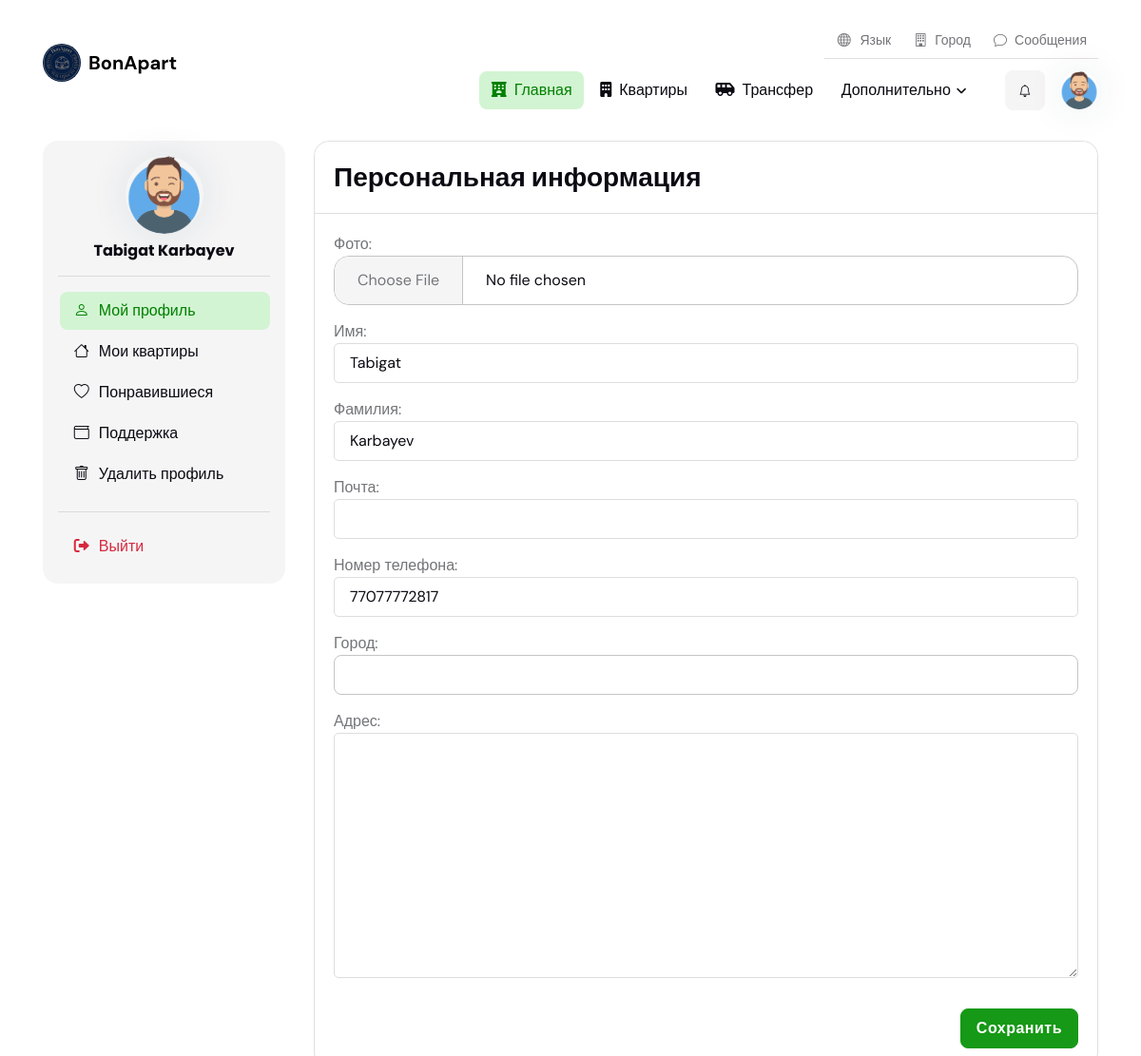
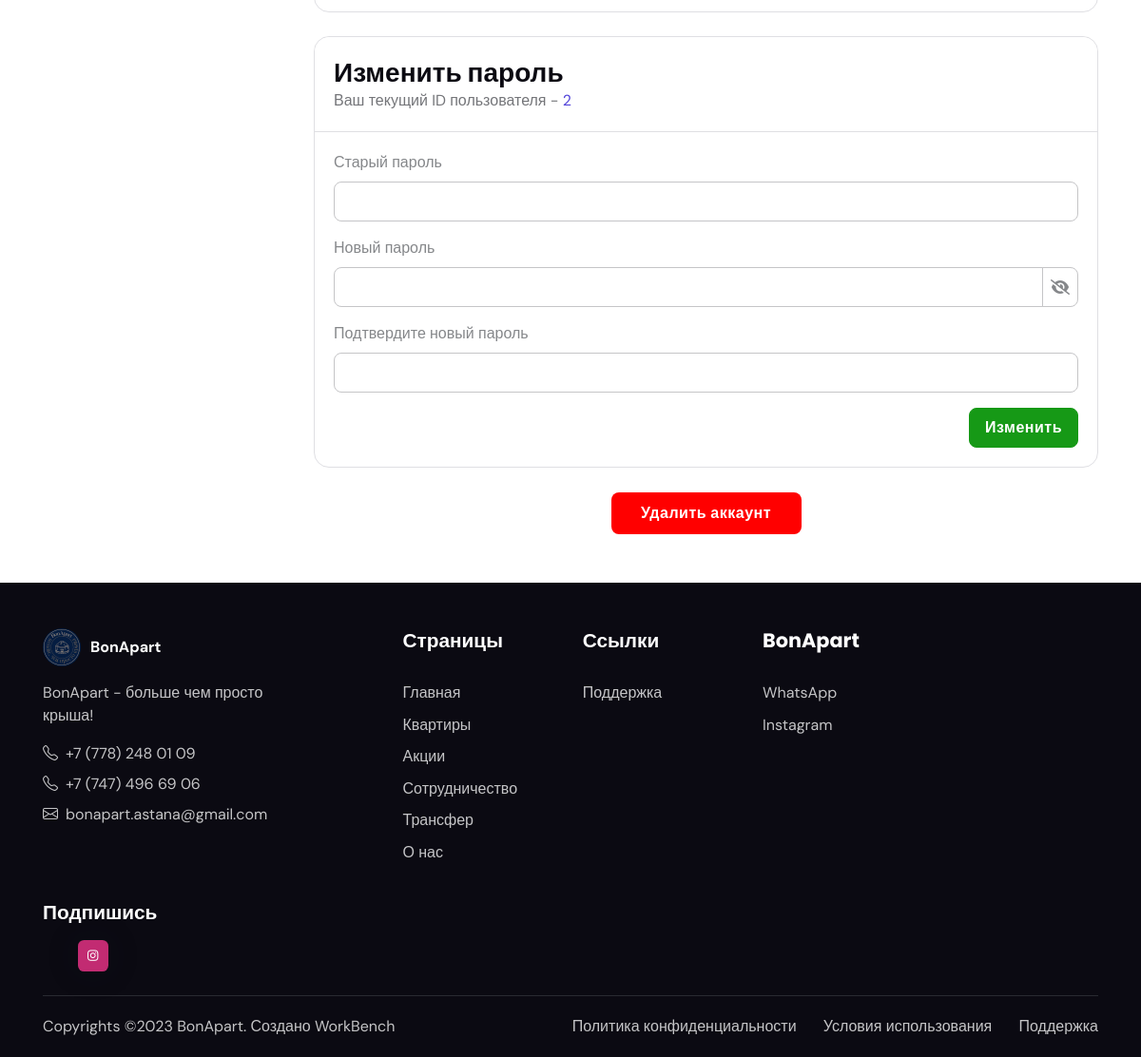
/users/profile/ (signed in), run on the app's committed database (2 pictures, top to bottom).
### users/models.py (models this page shows, shortened)
class CustomUser(AbstractUser):
    first_name = models.CharField(max_length=50)
    last_name = models.CharField(max_length=50)
    phone_number = models.CharField(max_length=50)
    photo = models.ImageField(blank=True)
    gender = models.CharField(max_length=10, choices=[('male', 'Мужской'), ('female', 'Женский'), ('other', 'Другой')],
                              blank=True, null=True)
    age = models.PositiveIntegerField(blank=True, null=True)
    address = models.CharField(max_length=255, blank=True)
    city = models.CharField(max_length=100, blank=True)
    class Meta:
        verbose_name = 'Пользователь'
        verbose_name_plural = 'Пользователи'

### users/views.py (the view, shortened to what this page needs)
# urls.py: path('profile/', ProfileView.as_view(), name='profile'),
class ProfileView(View):
    template_name = 'user_templates/user_profile.html'
    def get(self, request):
        user = request.user
        form = UserProfileUpdateForm(instance=user)
        context = {
            'user': user,
            'form': form,
        }
        return render(request, self.template_name, context)

### templates/user_templates/user_profile.html (shortened to what this page needs)
<!DOCTYPE html>
{% load static %}
<html lang="en" data-bs-theme="light">
<head>
	<link rel="stylesheet" type="text/css" href="{% static 'css/all.min.css' %}">
	<link rel="stylesheet" type="text/css" href="{% static 'css/bootstrap-icons.css' %}">
	<link rel="stylesheet" type="text/css" href="{% static 'css/tiny-slider.css' %}">
	<link rel="stylesheet" type="text/css" href="{% static 'css/glightbox.css' %}">
	<link rel="stylesheet" type="text/css" href="{% static 'css/flatpickr.min.css' %}">
	<link rel="stylesheet" type="text/css" href="{% static 'css/choices.min.css' %}">
	<link rel="stylesheet" type="text/css" href="{% static 'css/style.css' %}">
</head>
<body class="dashboard">
<header class="navbar-light py-3">
	<nav class="navbar navbar-expand-lg">
		<div class="container d-block">
			<div class="row align-items-center">
				<div class="col-4">
					<a class="navbar-brand d-flex align-items-center" href="{% url 'website:home' %}">
						<img style="border-radius: 50px;" class="light-mode-item navbar-brand-item" src="{% static 'images/logo.jpg' %}" alt="logo">
						<p style="margin: 0; padding: 0; margin-left: 8px;"><b>BonApart</b></p>
					</a>
				</div>
				<div class="col-8">
					<div class="align-items-center justify-content-end d-none d-lg-flex">
						<ul class="nav border-bottom mb-2">
							<li class="dropdown nav-item">
								<a class="nav-link small pb-2" href="#" role="button" id="languageDropdown" data-bs-toggle="dropdown" aria-haspopup="true" aria-expanded="false"><i class="bi bi-globe fa-fw me-2"></i>Язык</a>
							</li>
							<li class="dropdown nav-item">
								<a class="nav-link small pb-2" href="#" role="button" id="languageDropdown" data-bs-toggle="dropdown" aria-haspopup="true" aria-expanded="false"><i class="bi bi-building me-2"></i>Город</a>
							</li>
							<li class="nav-item"> <a href="#" class="nav-link small pb-2"><i class="bi bi-chat me-2"></i>Сообщения</a> </li>
						</ul>
					</div>
					<div class="d-sm-flex align-items-center justify-content-end mt-1">
						<div class="navbar-collapse collapse justify-content-end" id="navbarCategoryCollapse">
							<ul class="navbar-nav navbar-nav-scroll nav-pills-primary-soft text-center  p-2 p-xl-0" style="margin-right: 10px;">
								<li class="nav-item"> <a class="nav-link active" href="{% url 'website:home' %}"><i class="fa-solid fa-hotel me-2"></i>Главная</a>	</li>
								<li class="nav-item"><a class="nav-link" href="{% url 'apartments:apartments' %}"><i class="fa-solid fa-building me-2"></i>Квартиры</a></li>
								<li class="nav-item"><a class="nav-link" href="{% url 'website:transfers' %}"><i class="fa-solid fa-shuttle-van me-2"></i>Трансфер</a></li>
								<li class="nav-item dropdown">
									<a class="nav-link dropdown-toggle" href="#" id="pagesFacilities" data-bs-toggle="dropdown" aria-haspopup="true" aria-expanded="false">Дополнительно</a>
								</li>
							</ul>
						</div>
						<div class="d-flex align-items-center justify-content-end">
							<div class="nav-item dropdown form-control-bg-light">
								{% if user.is_authenticated %}
									<ul class="nav flex-row align-items-center list-unstyled ms-xl-auto">
									<li class="nav-item dropdown ms-0 ms-md-3">
										<a class="nav-notification btn btn-light p-0 mb-0" href="#" role="button" data-bs-toggle="dropdown" aria-expanded="false" data-bs-auto-close="outside">
											<i class="bi bi-bell fa-fw"></i>
										</a>
									</li>
									<li class="nav-item ms-3 dropdown">
										<a class="avatar avatar-sm p-0" href="#" id="profileDropdown" role="button" data-bs-auto-close="outside" data-bs-display="static" data-bs-toggle="dropdown" aria-expanded="false">
											{% if user.photo %}
												<img class="avatar-img rounded-circle shadow" src="{{ user.photo.url }}" alt="avatar">
											{% else %}
												<img class="avatar-img rounded-circle shadow" src="{% static 'images/user.png' %}" alt="avatar">
											{% endif %}
										</a>
									</li>
								</ul>
								{% else %}
									<ul class="nav flex-row align-items-center list-unstyled ms-xl-auto">
										<a href="{% url 'users:signin' %}" class="btn btn-primary mb-0">Войти</a>
									</ul>
								{% endif %}
							</div>
						</div>
					</div>
				</div>
			</div>
		</div>
	</nav>
</header>
<main>
<section class="pt-3">
	<div class="container">
		<div class="row">
			<div class="col-lg-4 col-xl-3">
				<div class="offcanvas-lg offcanvas-end" tabindex="-1" id="offcanvasSidebar">
					<div class="offcanvas-body p-3 p-lg-0">
						<div class="card bg-light w-100">
							<div class="card-body p-3">
								<div class="text-center mb-3">
									<div class="avatar avatar-xl mb-2">
										{% if user.photo %}
											<img class="avatar-img rounded-circle shadow" src="{{ user.photo.url }}" alt="avatar">
										{% else %}
											<img class="avatar-img rounded-circle shadow" src="{% static 'images/user.png' %}" alt="avatar">
										{% endif %}
									</div>
									<h6 class="mb-0">{{user.first_name}} {{user.last_name}}</h6>
                                    <hr>
								</div>
                                <ul class="nav nav-pills-primary-soft flex-column">
									<li class="nav-item">
										<a class="nav-link active" href="{% url 'users:profile' %}"><i class="bi bi-person fa-fw me-2"></i>Мой профиль</a>
									</li>
                                    <li class="nav-item">
										<a class="nav-link" href="{% url 'users:my-apartments' %}"><i class="bi bi-house fa-fw me-2"></i>Мои квартиры</a>
									</li>
									<li class="nav-item">
										<a class="nav-link" href="{% url 'users:favorites' %}"><i class="bi bi-heart fa-fw me-2"></i>Понравившиеся</a>
									</li>
									<li class="nav-item">
										<a class="nav-link" href="{% url 'website:support' %}"><i class="bi bi-wallet fa-fw me-2"></i>Поддержка</a>
									</li>
									<li class="nav-item">
										<a class="nav-link" href="{% url 'users:delete_profile' %}"><i class="bi bi-trash fa-fw me-2"></i>Удалить профиль</a>
									</li>
                                    <hr>
									<li class="nav-item">
										<a class="nav-link text-danger bg-danger-soft-hover" href="{% url 'users:logout' %}"><i class="fas fa-sign-out-alt fa-fw me-2"></i>Выйти</a>
									</li>
								</ul>
							</div>
						</div>
					</div>
				</div>
			</div>
			<div class="col-lg-8 col-xl-9">
				<div class="vstack gap-4">
					<div class="card border">
						<div class="card-header border-bottom">
							<h4 class="card-header-title">Персональная информация</h4>
						</div>
						<div class="card-body">
							<form class="row g-3" method="POST">
                                <div class="col-12">
                                    {{ form.as_p }}
                                </div>
                                <div class="col-12 text-end">
                                    <button type="submit" class="btn btn-primary mb-0">Сохранить</button>
                                </div>
							</form>
						</div>
					</div>
                    <div class="card border">
                        <div class="card-header border-bottom">
                            <h4 class="card-header-title">Изменить пароль</h4>
                            <p class="mb-0">Ваш текущий ID пользователя - <span class="text-primary">{{ user.id }}</span></p>
                        </div>
                        <form class="card-body" method="post">
                            <div class="mb-3">
                                <label class="form-label">Старый пароль</label>
                                <input class="form-control" type="password" name="old_password" placeholder="">
                            </div>
                            <div class="mb-3">
                                <label class="form-label">Новый пароль</label>
                                <div class="input-group">
                                    <input class="form-control fakepassword" name="new_password1" placeholder="" type="password" id="psw-input">
                                    <span class="input-group-text p-0 bg-transparent">
                                        <i class="fakepasswordicon fas fa-eye-slash cursor-pointer p-2"></i>
                                    </span>
                                </div>
                            </div>
                            <div class="mb-3">
                                <label class="form-label">Подтвердите новый пароль</label>
                                <input class="form-control" name="new_password2" type="password" placeholder="">
                            </div>
                            <div class="text-end">
                                <button type="submit" class="btn btn-primary mb-0">Изменить</button>
                            </div>
                        </form>
                    </div>
                    <div class="text-center">
                        <a type="submit" href="{% url 'users:delete_profile' %}" class="btn btn-primary btn-wide btn-red">Удалить аккаунт</a>
                    </div>
				</div>
			</div>
		</div>
	</div>
</section>
</main>
<footer class="bg-dark pt-5">
	<div class="container">
		<div class="row g-4">
			<div class="col-lg-3">
				<a href="{% url 'website:home' %}" style="display: flex;">
					<img class="h-40px" style="border-radius: 50px;" src="{% static 'images/logo.jpg' %}" alt="logo">
					<p style="margin: auto; margin-left: 10px; color: white;"><b>BonApart</b></p>
				</a>
				<p class="my-3 text-body-secondary">BonApart - больше чем просто крыша!</p>
				<p class="mb-2"><a href="#" class="text-body-secondary text-primary-hover"><i class="bi bi-telephone me-2"></i>+7 (778) 248 01 09</a> </p>
				<p class="mb-2"><a href="#" class="text-body-secondary text-primary-hover"><i class="bi bi-telephone me-2"></i>+7 (747) 496 69 06</a> </p>
				<p class="mb-0"><a href="#" class="text-body-secondary text-primary-hover"><i class="bi bi-envelope me-2"></i>bonapart.astana@gmail.com</a></p>
			</div>
			<div class="col-lg-8 ms-auto">
				<div class="row g-4">
					<div class="col-6 col-md-3">
						<h5 class="text-white mb-2 mb-md-4">Страницы</h5>
						<ul class="nav flex-column text-primary-hover">
							<li class="nav-item"><a class="nav-link text-body-secondary" href="{% url 'website:home' %}">Главная</a></li>
							<li class="nav-item"><a class="nav-link text-body-secondary" href="{% url 'apartments:apartments' %}">Квартиры</a></li>
							<li class="nav-item"><a class="nav-link text-body-secondary" href="{% url 'website:stock' %}">Акции</a></li>
							<li class="nav-item"><a class="nav-link text-body-secondary" href="{% url 'website:collaboration' %}">Сотрудничество</a></li>
							<li class="nav-item"><a class="nav-link text-body-secondary" href="{% url 'website:transfers' %}">Трансфер</a></li>
							<li class="nav-item"><a class="nav-link text-body-secondary" href="{% url 'website:about' %}">О нас</a></li>
						</ul>
					</div>
					<div class="col-6 col-md-3">
                        <h5 class="text-white mb-2 mb-md-4">Ссылки</h5>
                        <ul class="nav flex-column text-primary-hover">
                            {% if user.is_authenticated %}
                                <li class="nav-item"><a class="nav-link text-body-secondary" href="{% url 'website:support' %}">Поддержка</a></li>
                            {% endif %}
                        </ul>
                    </div>
					<div class="col-6 col-md-3">
						<h5 class="text-white mb-2 mb-md-4">BonApart</h5>
						<ul class="nav flex-column text-primary-hover">
							<li class="nav-item"><a class="nav-link text-body-secondary" href="https://wa.link/yzcce5">WhatsApp</a></li>
							<li class="nav-item"><a class="nav-link text-body-secondary" href="https://www.instagram.com/bonapart.ast?igsh=MXhjZzlua2R6dzkwdQ%3D%3D&utm_source=qr">Instagram</a></li>
						</ul>
					</div>
				</div>
			</div>
		</div>
		<div class="row g-4 justify-content-between mt-0 mt-md-2">
			<div class="col-sm-5 col-lg-1 text-sm-end">
				<h5 class="text-white mb-2">Подпишись</h5>
				<ul class="list-inline mb-0 mt-3">
					<li class="list-inline-item"> <a class="btn btn-sm shadow px-2 bg-instagram mb-0" href="https://www.instagram.com/bonapart.ast?igsh=MXhjZzlua2R6dzkwdQ%3D%3D&utm_source=qr"><i class="fab fa-fw fa-instagram"></i></a> </li>
				</ul>
			</div>
		</div>
		<hr class="mt-4 mb-0">
		<div class="row">
			<div class="container">
				<div class="d-lg-flex justify-content-between align-items-center py-3 text-center text-lg-start">
					<div class="text-body-secondary text-primary-hover"> Copyrights ©2023 BonApart. Создано <a href="http://workbenchkz.pythonanywhere.com/" class="text-body-secondary">WorkBench</a></div>
					<div class="nav mt-2 mt-lg-0">
						<ul class="list-inline text-primary-hover mx-auto mb-0">
							<li class="list-inline-item me-0"><a class="nav-link text-body-secondary py-1" href="{% url 'website:privacy_policy' %}">Политика конфиденциальности</a></li>
							<li class="list-inline-item me-0"><a class="nav-link text-body-secondary py-1" href="{% url 'website:terms' %}">Условия использования</a></li>
							{% if user.is_authenticated %}
								<li class="list-inline-item me-0"><a class="nav-link text-body-secondary py-1 pe-0" href="{% url 'website:support' %}">Поддержка</a></li>
							{% else %}
								<li class="list-inline-item me-0"><a class="nav-link text-body-secondary py-1 pe-0" href="https://wa.link/8z2wor">Поддержка</a></li>
							{% endif %}
						</ul>
					</div>
				</div>
			</div>
		</div>
	</div>
</footer>
</body>
</html>

### templates/user_templates/user_profile.html (style rules this page uses)
.nav-pills-primary-soft .nav-link.active, .nav-pills-primary-soft .nav-link:hover { color: green; background-color: #d2f4d2; }
.btn.btn-primary.mb-0 { background-color: #169916; border-color: #169916; }
.btn-wide { width: 100%; max-width: 200px; }
.btn-red { background-color: red; color: white; border: none; padding: 10px 20px; cursor: pointer; }

### data on the page
CustomUser: first_name "Tabigat", last_name "Karbayev", phone_number "77077772817", id "2"
